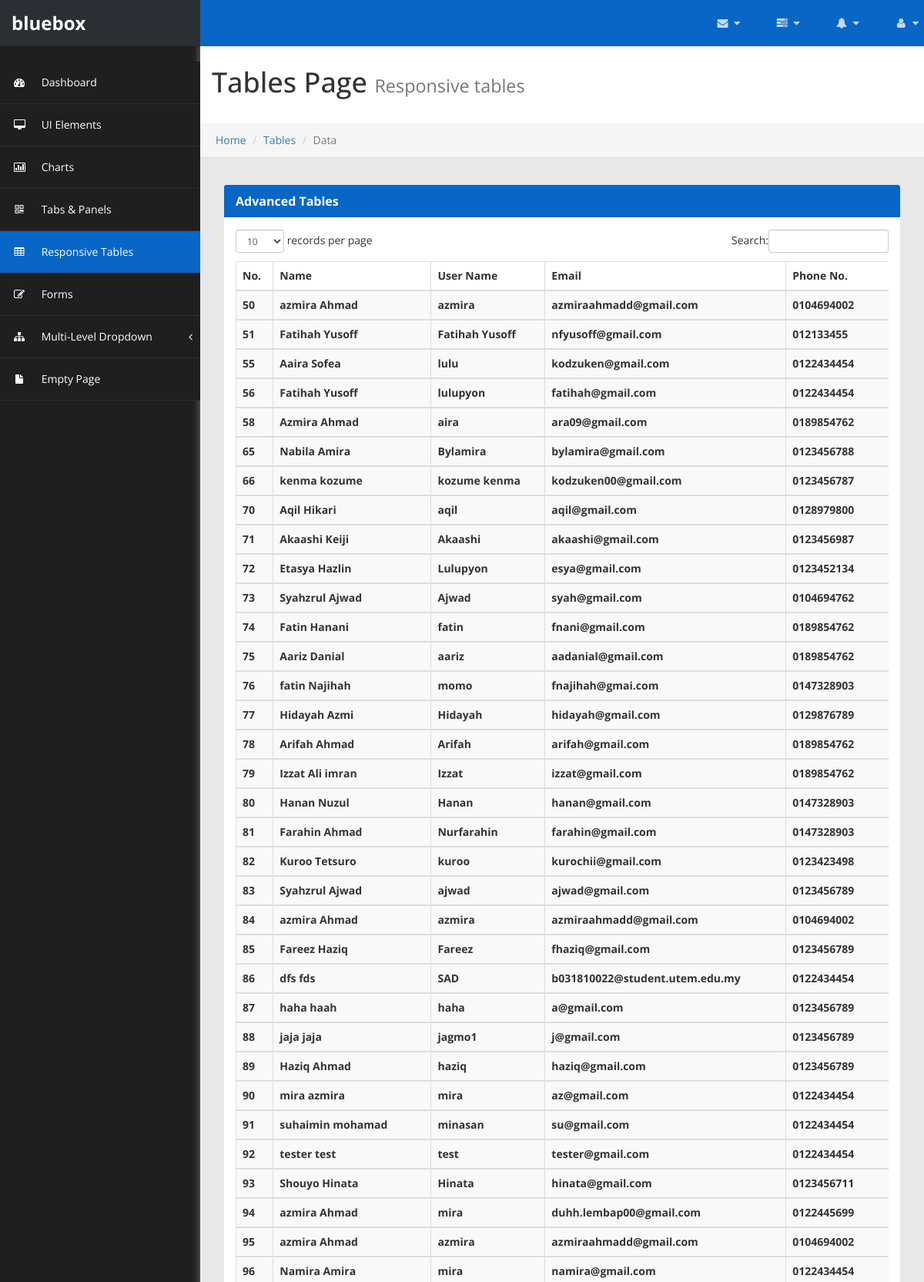
Page /admin2/userList2.php (upper part) on the committed database.
### tables this page shows
CREATE TABLE `user` (
  `userId` int(20) NOT NULL,
  `username` varchar(50) NOT NULL,
  `fname` varchar(50) NOT NULL,
  `lname` varchar(50) NOT NULL,
  `password` varchar(10) NOT NULL,
  `phoneNum` varchar(15) NOT NULL,
  `email` varchar(50) NOT NULL,
  `userType` varchar(10) NOT NULL,
  `address` varchar(100) NOT NULL,
  `user_image` varchar(10) NOT NULL,
  `dateReg` timestamp NOT NULL DEFAULT CURRENT_TIMESTAMP ON UPDATE CURRENT_TIMESTAMP
);

### admin2/userList2.php (the view, shortened to what this page needs)
<!DOCTYPE html>
<html xmlns="http://www.w3.org/1999/xhtml">
<head>
    <link href="assets/css/bootstrap.css" rel="stylesheet" />
    <link href="assets/css/font-awesome.css" rel="stylesheet" />
    <link href="assets/css/custom-styles.css" rel="stylesheet" />
    <link href="assets/js/dataTables/dataTables.bootstrap.css" rel="stylesheet" />
</head>
<body>
    <div id="wrapper">
        <nav class="navbar navbar-default top-navbar" role="navigation">
            <div class="navbar-header">
                <a class="navbar-brand" href="index.html"><strong>bluebox</strong></a>
            </div>
            <ul class="nav navbar-top-links navbar-right">
                <li class="dropdown">
                    <a class="dropdown-toggle" data-toggle="dropdown" href="#" aria-expanded="false">
                        <i class="fa fa-envelope fa-fw"></i> <i class="fa fa-caret-down"></i>
                    </a>
                </li>
                <li class="dropdown">
                    <a class="dropdown-toggle" data-toggle="dropdown" href="#" aria-expanded="false">
                        <i class="fa fa-tasks fa-fw"></i> <i class="fa fa-caret-down"></i>
                    </a>
                </li>
                <li class="dropdown">
                    <a class="dropdown-toggle" data-toggle="dropdown" href="#" aria-expanded="false">
                        <i class="fa fa-bell fa-fw"></i> <i class="fa fa-caret-down"></i>
                    </a>
                </li>
                <li class="dropdown">
                    <a class="dropdown-toggle" data-toggle="dropdown" href="#" aria-expanded="false">
                        <i class="fa fa-user fa-fw"></i> <i class="fa fa-caret-down"></i>
                    </a>
                </li>
            </ul>
        </nav>
        <nav class="navbar-default navbar-side" role="navigation">
            <div class="sidebar-collapse">
                <ul class="nav" id="main-menu">
                    <li>
                        <a href="index.html"><i class="fa fa-dashboard"></i> Dashboard</a>
                    </li>
                    <li>
                        <a href="ui-elements.html"><i class="fa fa-desktop"></i> UI Elements</a>
                    </li>
					<li>
                        <a href="chart.html"><i class="fa fa-bar-chart-o"></i> Charts</a>
                    </li>
                    <li>
                        <a href="tab-panel.html"><i class="fa fa-qrcode"></i> Tabs & Panels</a>
                    </li>
                    <li>
                        <a href="table.html" class="active-menu"><i class="fa fa-table"></i> Responsive Tables</a>
                    </li>
                    <li>
                        <a href="form.html"><i class="fa fa-edit"></i> Forms </a>
                    </li>
                    <li>
                        <a href="#"><i class="fa fa-sitemap"></i> Multi-Level Dropdown<span class="fa arrow"></span></a>
                    </li>
                    <li>
                        <a href="empty.html"><i class="fa fa-fw fa-file"></i> Empty Page</a>
                    </li>
                </ul>
            </div>
        </nav>
        <div id="page-wrapper" >
		  <div class="header">
                        <h1 class="page-header">
                            Tables Page <small>Responsive tables</small>
                        </h1>
						<ol class="breadcrumb">
					  <li><a href="#">Home</a></li>
					  <li><a href="#">Tables</a></li>
					  <li class="active">Data</li>
					</ol>
		</div>
            <div id="page-inner">
            <div class="row">
                <div class="col-md-12">
                    <div class="panel panel-default">
                        <div class="panel-heading">
                             Advanced Tables
                        </div>
                        <div class="panel-body">
                            <div class="table-responsive">
                                <table class="table table-striped table-bordered table-hover" id="dataTables-example">
                                    <thead>
                                        <tr>
                                            <th>No.</th>
                                            <th>Name</th>
                                            <th>User Name</th>
                                            <th>Email</th>
											<th>Phone No.</th>
                                        </tr>
										<?php
						include ('connection.php');
										$sql = "SELECT * FROM user";
						$result = mysqli_query($conn,$sql);
						if ($result == TRUE) {
							while($row = mysqli_fetch_array($result)){
					?>
                                    </thead>
                                    <tbody>
                                        <tr class="odd gradeX">
										 <th><?php echo $row['userId'] ?></th>
                                                <th><?php echo $row['fname']; ?> <?php echo $row['lname']; ?></th>
                                                <th><?php echo $row['username']; ?></th>
                                                <th><?php echo $row['email']; ?> </th>
                                                <th><?php echo $row['phoneNum']; ?> </th>
                                        </tr>
										  <?php
							}
						} else {
								echo "0 Results";
							}
						?>
                                    </tbody>
                                </table>
                            </div>
                        </div>
                    </div>
                </div>
            </div>
        </div>
    </div>
            </div>
</body>
</html>

### admin2/assets/css/custom-styles.css (style rules this page uses)
body { font-family: 'Open Sans', sans-serif; background: #1F1F1F; }
#wrapper { width: 100%; }
#page-wrapper { padding: 15px 15px; min-height: 600px; background: #E8E8E8; }
#page-inner { width:100%; margin:10px 20px 10px 0px; background-color:transparent; padding: 15px 30px; min-height:1200px; }
h1, .h1, h2, .h2, h3, .h3 { margin-top: 7px; margin-bottom: -5px; }
.navbar-side { z-index: 0; }
.panel { border-radius:0px; }
.navbar-side .nav > li > a > i { color: #FFFFFF; padding: 8px; width: 30px; text-align: center; }
.top-navbar { position: fixed; width: 100%; z-index: 300; -webkit-box-shadow: 0 3px 3px rgba(0, 0, 0, 0.05); -moz-box-shadow: 0 3px 3px rgba(0, 0, 0, 0.05); box-shadow: 0 3px 3px rgba(0, 0, 0, 0.05); }
.navbar-side { z-index: 1; position: fixed; width: 260px; top: 80px; }
#page-wrapper { position: relative; top: 55px; box-shadow: 0 0 10px #757575; -moz-box-shadow: 0 0 10px #757575; -webkit-box-shadow: 0 0 10px #757575; }
.breadcrumb { padding: 12px 10px 12px 20px; margin-bottom: 20px; list-style: none; border-radius: 0; -webkit-box-shadow: 0 1px 1px rgba(0,0,0,.05); box-shadow: 0 1px 1px rgba(0,0,0,.05); }
.page-header { padding-bottom: 9px; margin: 0; border-bottom: 1px solid transparent; text-align: left;background-color: #fff;padding: 32px 22px 32px 15px; }
.panel-default { border-color: #ECECEC; }
.panel-default > .panel-heading { color: #FFF; border-color: #FFF; font-weight:bold; background: #0866C6; font-size: 16px; text-shadow: none; }
.panel-heading { border-bottom: 1px solid transparent; border-top-left-radius: 3px; border-top-right-radius: 3px; }
.top-navbar { margin:0px; }
.top-navbar .navbar-brand { color: #fff; width: 260px; text-align: left; height: 60px; font-size: 24px; font-weight: 700; line-height: 30px; background: #0866c6; }
.top-navbar .nav > li { position: relative; display: inline-block; margin: 0px; padding: 0px; }
.top-navbar .nav > li > a { position: relative; display: block; padding: 20px; color: #FFFFFF; margin: 0px; }
.active-menu { background-color: #0866C6 !important; color: #fff !important; }
.active-menu i { color: #fff !important; }
.arrow { float: right; margin-top: 8px; }
.fa.arrow:before { content: "\f104"; }
.sidebar-collapse , .sidebar-collapse .nav { background:none; }
.sidebar-collapse .nav { padding:0; }
.sidebar-collapse .nav > li > a { color: #FFFFFF; background:transparent; text-shadow:none; }
.sidebar-collapse > .nav > li > a { padding: 12px 10px; }
.sidebar-collapse > .nav > li { border-bottom: 1px solid rgba(107, 108, 109, 0.19); }
.navbar-side { border:none; background: #1F1F1F; }
.top-navbar { background: #0866c6; border-bottom:none; }
.top-navbar .nav > li > a > i { margin-right: 2px; }
.navbar-default { border:0px solid black; }
.navbar-header { background: transparent; }
.nav > li > a > i { margin-right:10px; color: rgba(255, 255, 255, 0.76); }
@media (min-width:768px) { #page-wrapper { margin: 0 0 0 260px; padding: 0; min-height: 1200px; } }
@media (min-width:768px) { .navbar-side { width: 260px; z-index: 1; } }
@media (min-width:768px) { .navbar { border-radius: 0px; } }

### rows in the picture
user: userId "50", fname "azmira", lname "Ahmad", username "azmira", email "azmiraahmadd@gmail.com", phoneNum "0104694002"
user: userId "51", fname "Fatihah", lname "Yusoff", username "Fatihah Yusoff", email "nfyusoff@gmail.com", phoneNum "012133455"
user: userId "55", fname "Aaira", lname "Sofea", username "lulu", email "kodzuken@gmail.com", phoneNum "0122434454"
user: userId "56", fname "Fatihah", lname "Yusoff", username "lulupyon", email "fatihah@gmail.com", phoneNum "0122434454"
user: userId "58", fname "Azmira", lname "Ahmad", username "aira", email "ara09@gmail.com", phoneNum "0189854762"
user: userId "65", fname "Nabila", lname "Amira", username "Bylamira", email "bylamira@gmail.com", phoneNum "0123456788"
user: userId "66", fname "kenma", lname "kozume", username "kozume kenma", email "kodzuken00@gmail.com", phoneNum "0123456787"
user: userId "70", fname "Aqil", lname "Hikari", username "aqil", email "aqil@gmail.com", phoneNum "0128979800"
user: userId "71", fname "Akaashi", lname "Keiji", username "Akaashi", email "akaashi@gmail.com", phoneNum "0123456987"
user: userId "72", fname "Etasya", lname "Hazlin", username "Lulupyon", email "esya@gmail.com", phoneNum "0123452134"
user: userId "73", fname "Syahzrul", lname "Ajwad", username "Ajwad", email "syah@gmail.com", phoneNum "0104694762"
user: userId "74", fname "Fatin", lname "Hanani", username "fatin", email "fnani@gmail.com", phoneNum "0189854762"
user: userId "75", fname "Aariz", lname "Danial", username "aariz", email "aadanial@gmail.com", phoneNum "0189854762"
user: userId "76", fname "fatin", lname "Najihah", username "momo", email "fnajihah@gmai.com", phoneNum "0147328903"
user: userId "77", fname "Hidayah", lname "Azmi", username "Hidayah", email "hidayah@gmail.com", phoneNum "0129876789"
user: userId "78", fname "Arifah", lname "Ahmad", username "Arifah", email "arifah@gmail.com", phoneNum "0189854762"
user: userId "79", fname "Izzat", lname "Ali imran", username "Izzat", email "izzat@gmail.com", phoneNum "0189854762"
user: userId "80", fname "Hanan", lname "Nuzul", username "Hanan", email "hanan@gmail.com", phoneNum "0147328903"
user: userId "81", fname "Farahin", lname "Ahmad", username "Nurfarahin", email "farahin@gmail.com", phoneNum "0147328903"
user: userId "82", fname "Kuroo", lname "Tetsuro", username "kuroo", email "kurochii@gmail.com", phoneNum "0123423498"
user: userId "83", fname "Syahzrul", lname "Ajwad", username "ajwad", email "ajwad@gmail.com", phoneNum "0123456789"
user: userId "84", fname "azmira", lname "Ahmad", username "azmira", email "azmiraahmadd@gmail.com", phoneNum "0104694002"
user: userId "85", fname "Fareez", lname "Haziq", username "Fareez", email "fhaziq@gmail.com", phoneNum "0123456789"
user: userId "86", fname "dfs", lname "fds", username "SAD", email "b031810022@student.utem.edu.my", phoneNum "0122434454"
user: userId "87", fname "haha", lname "haah", username "haha", email "a@gmail.com", phoneNum "0123456789"
user: userId "88", fname "jaja", lname "jaja", username "jagmo1", email "j@gmail.com", phoneNum "0123456789"
user: userId "89", fname "Haziq", lname "Ahmad", username "haziq", email "haziq@gmail.com", phoneNum "0123456789"
user: userId "90", fname "mira", lname "azmira", username "mira", email "az@gmail.com", phoneNum "0122434454"
user: userId "91", fname "suhaimin", lname "mohamad", username "minasan", email "su@gmail.com", phoneNum "0122434454"
user: userId "92", fname "tester", lname "test", username "test", email "tester@gmail.com", phoneNum "0122434454"
user: userId "93", fname "Shouyo", lname "Hinata", username "Hinata", email "hinata@gmail.com", phoneNum "0123456711"
user: userId "94", fname "azmira", lname "Ahmad", username "mira", email "duhh.lembap00@gmail.com", phoneNum "0122445699"
user: userId "95", fname "azmira", lname "Ahmad", username "azmira", email "azmiraahmadd@gmail.com", phoneNum "0104694002"
user: userId "96", fname "Namira", lname "Amira", username "mira", email "namira@gmail.com", phoneNum "0122434454"
